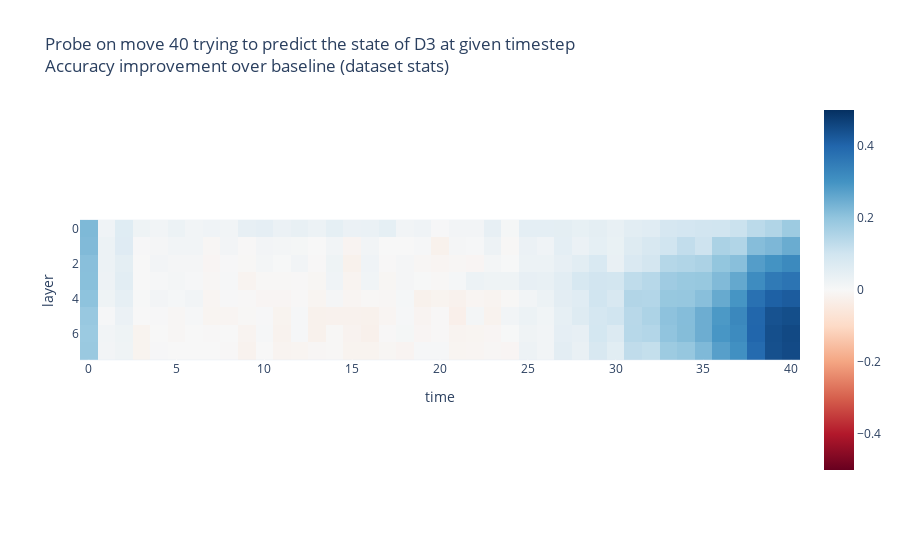

Here is the notebook cell this chart was saved with:
### Code cell
from probes import baselines
(MagicTensor(d3_losses - baselines(d3_probes, val_data, 'random'), ['layer', 'metric', 'time'])
 ['metric', 1]
 .plot(title=f"Probe on move {d3_cfg.trained_on} trying to predict the state of {d3_cfg.cell} at given timestep"
             "<br>Accuracy improvement over baseline (dataset stats)",
       color_continuous_scale='RdBu',
       color_continuous_midpoint=0.0,
       zmax=0.5,
       zmin=-0.5,
       )
 );

### Figure 1 — Plotly figure (JSON) as saved in the notebook; plotly's stock layout.template omitted (floating-point values rounded to 4 significant figures; data arrays with more than 128 entries replaced by an {"elided": "..."} marker saying what was removed)
{"data": [{"coloraxis": "coloraxis", "name": "0", "z": {"elided": "8x41 float values"}, "type": "heatmap", "xaxis": "x", "yaxis": "y", "hovertemplate": "x: %{x}<br>y: %{y}<br>color: %{z}<extra></extra>"}], "layout": {"xaxis": {"anchor": "y", "domain": [0.0, 1.0], "scaleanchor": "y", "constrain": "domain", "title": {"text": "time"}}, "yaxis": {"anchor": "x", "domain": [0.0, 1.0], "autorange": "reversed", "constrain": "domain", "title": {"text": "layer"}}, "coloraxis": {"colorscale": [[0.0, "rgb(103,0,31)"], [0.1, "rgb(178,24,43)"], [0.2, "rgb(214,96,77)"], [0.3, "rgb(244,165,130)"], [0.4, "rgb(253,219,199)"], [0.5, "rgb(247,247,247)"], [0.6, "rgb(209,229,240)"], [0.7, "rgb(146,197,222)"], [0.8, "rgb(67,147,195)"], [0.9, "rgb(33,102,172)"], [1.0, "rgb(5,48,97)"]], "cmid": 0.0, "cmin": -0.5, "cmax": 0.5}, "title": {"text": "Probe on move 40 trying to predict the state of D3 at given timestep<br>Accuracy improvement over baseline (dataset stats)"}}}
